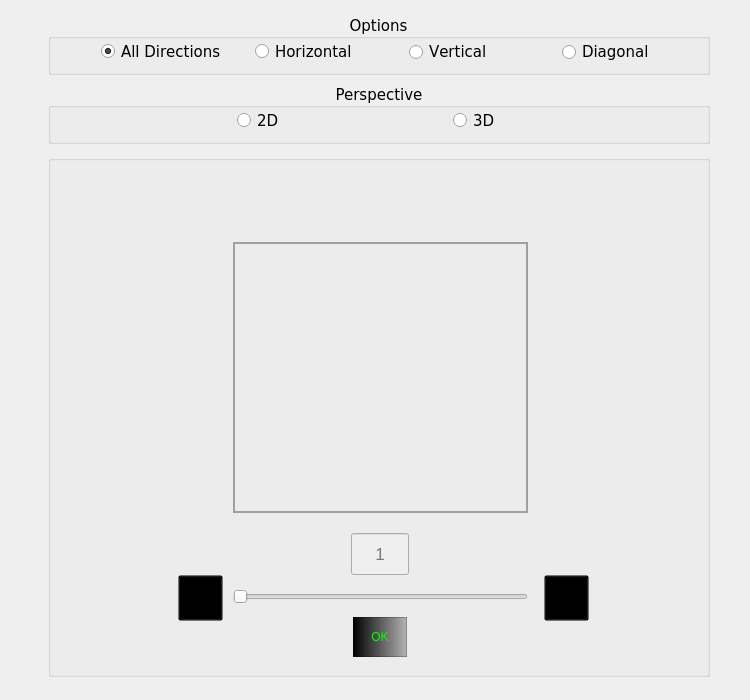
<?xml version="1.0" encoding="UTF-8"?>
<ui version="4.0">
 <class>Form</class>
 <widget class="QWidget" name="Form">
  <property name="geometry">
   <rect>
    <x>0</x>
    <y>0</y>
    <width>750</width>
    <height>700</height>
   </rect>
  </property>
  <property name="minimumSize">
   <size>
    <width>750</width>
    <height>700</height>
   </size>
  </property>
  <property name="maximumSize">
   <size>
    <width>750</width>
    <height>700</height>
   </size>
  </property>
  <property name="windowTitle">
   <string>PPD View</string>
  </property>
  <property name="windowIcon">
   <iconset>
    <normaloff>Icons/ppd_enhanced_colors_supreme-removebg-preview.png</normaloff>Icons/ppd_enhanced_colors_supreme-removebg-preview.png</iconset>
  </property>
  <widget class="QGroupBox" name="groupBox_opt_ppd">
   <property name="geometry">
    <rect>
     <x>48</x>
     <y>15</y>
     <width>662</width>
     <height>60</height>
    </rect>
   </property>
   <property name="font">
    <font>
     <family>Verdana</family>
     <pointsize>11</pointsize>
     <weight>50</weight>
     <italic>false</italic>
     <bold>false</bold>
     <underline>false</underline>
     <strikeout>false</strikeout>
     <kerning>false</kerning>
    </font>
   </property>
   <property name="title">
    <string>Options</string>
   </property>
   <property name="alignment">
    <set>Qt::AlignCenter</set>
   </property>
   <layout class="QHBoxLayout" name="horizontalLayout">
    <property name="spacing">
     <number>9</number>
    </property>
    <property name="leftMargin">
     <number>50</number>
    </property>
    <property name="topMargin">
     <number>0</number>
    </property>
    <property name="rightMargin">
     <number>0</number>
    </property>
    <property name="bottomMargin">
     <number>7</number>
    </property>
    <item>
     <widget class="QRadioButton" name="radioButton_all_directions">
      <property name="styleSheet">
       <string notr="true">border:transparent;</string>
      </property>
      <property name="text">
       <string>All Directions</string>
      </property>
      <property name="checked">
       <bool>true</bool>
      </property>
     </widget>
    </item>
    <item>
     <widget class="QRadioButton" name="radioButton_horizontal">
      <property name="styleSheet">
       <string notr="true">border:transparent;</string>
      </property>
      <property name="text">
       <string>Horizontal</string>
      </property>
     </widget>
    </item>
    <item>
     <widget class="QRadioButton" name="radioButton_vertical">
      <property name="text">
       <string>Vertical</string>
      </property>
     </widget>
    </item>
    <item>
     <widget class="QRadioButton" name="radioButton_diagonal">
      <property name="text">
       <string>Diagonal</string>
      </property>
     </widget>
    </item>
   </layout>
  </widget>
  <widget class="QSlider" name="horizontalSlider_ppd_view">
   <property name="enabled">
    <bool>false</bool>
   </property>
   <property name="geometry">
    <rect>
     <x>233</x>
     <y>586</y>
     <width>295</width>
     <height>22</height>
    </rect>
   </property>
   <property name="orientation">
    <enum>Qt::Horizontal</enum>
   </property>
  </widget>
  <widget class="QGroupBox" name="groupBox_perspect_ppd">
   <property name="geometry">
    <rect>
     <x>48</x>
     <y>84</y>
     <width>662</width>
     <height>60</height>
    </rect>
   </property>
   <property name="font">
    <font>
     <family>Verdana</family>
     <pointsize>11</pointsize>
    </font>
   </property>
   <property name="title">
    <string>Perspective</string>
   </property>
   <property name="alignment">
    <set>Qt::AlignCenter</set>
   </property>
   <widget class="QRadioButton" name="radioButton_2d_perspect_ppd">
    <property name="geometry">
     <rect>
      <x>189</x>
      <y>28</y>
      <width>82</width>
      <height>17</height>
     </rect>
    </property>
    <property name="text">
     <string>2D</string>
    </property>
   </widget>
   <widget class="QRadioButton" name="radioButton_3d_perspect_ppd">
    <property name="geometry">
     <rect>
      <x>405</x>
      <y>28</y>
      <width>82</width>
      <height>17</height>
     </rect>
    </property>
    <property name="text">
     <string>3D</string>
    </property>
   </widget>
  </widget>
  <widget class="QLabel" name="label_ppd_view">
   <property name="geometry">
    <rect>
     <x>233</x>
     <y>242</y>
     <width>295</width>
     <height>271</height>
    </rect>
   </property>
   <property name="styleSheet">
    <string notr="true">border:2px solid rgb(160, 160, 160);</string>
   </property>
   <property name="text">
    <string/>
   </property>
   <property name="scaledContents">
    <bool>true</bool>
   </property>
  </widget>
  <widget class="QLabel" name="label_ppd_view_name">
   <property name="geometry">
    <rect>
     <x>159</x>
     <y>200</y>
     <width>443</width>
     <height>20</height>
    </rect>
   </property>
   <property name="font">
    <font>
     <family>Verdana</family>
     <pointsize>11</pointsize>
    </font>
   </property>
   <property name="text">
    <string/>
   </property>
   <property name="scaledContents">
    <bool>false</bool>
   </property>
   <property name="alignment">
    <set>Qt::AlignCenter</set>
   </property>
  </widget>
  <widget class="QGroupBox" name="groupBox">
   <property name="geometry">
    <rect>
     <x>48</x>
     <y>155</y>
     <width>662</width>
     <height>522</height>
    </rect>
   </property>
   <property name="title">
    <string/>
   </property>
   <widget class="QPushButton" name="pushButton_arrow_left">
    <property name="enabled">
     <bool>false</bool>
    </property>
    <property name="geometry">
     <rect>
      <x>130</x>
      <y>420</y>
      <width>45</width>
      <height>46</height>
     </rect>
    </property>
    <property name="styleSheet">
     <string notr="true">QPushButton{
	background-position:center-low;
	background-color:transparent;
}

QPushButton:hover{
	background-color: rgb(255, 255, 255);
	border:2px solid rgb(0, 0, 255);
}

QPushButton:pressed{
	background-color: rgb(205, 239, 255);
}</string>
    </property>
    <property name="text">
     <string/>
    </property>
    <property name="icon">
     <iconset>
      <normaloff>Icons/left_arrow (1).png</normaloff>Icons/left_arrow (1).png</iconset>
    </property>
    <property name="iconSize">
     <size>
      <width>45</width>
      <height>42</height>
     </size>
    </property>
   </widget>
   <widget class="QPushButton" name="pushButton_arrow_right">
    <property name="enabled">
     <bool>false</bool>
    </property>
    <property name="geometry">
     <rect>
      <x>496</x>
      <y>420</y>
      <width>45</width>
      <height>46</height>
     </rect>
    </property>
    <property name="styleSheet">
     <string notr="true">QPushButton{
	background-position:center-low;
	background-color:transparent;
}

QPushButton:hover{
	background-color: rgb(255, 255, 255);
	border:2px solid rgb(0, 0, 255);
}

QPushButton:pressed{
	background-color: rgb(205, 239, 255);
}</string>
    </property>
    <property name="text">
     <string/>
    </property>
    <property name="icon">
     <iconset>
      <normaloff>Icons/right_arrow (1).png</normaloff>Icons/right_arrow (1).png</iconset>
    </property>
    <property name="iconSize">
     <size>
      <width>45</width>
      <height>42</height>
     </size>
    </property>
   </widget>
   <widget class="QLineEdit" name="lineEdit_ppd_view">
    <property name="enabled">
     <bool>false</bool>
    </property>
    <property name="geometry">
     <rect>
      <x>303</x>
      <y>378</y>
      <width>58</width>
      <height>42</height>
     </rect>
    </property>
    <property name="font">
     <font>
      <pointsize>13</pointsize>
     </font>
    </property>
    <property name="alignment">
     <set>Qt::AlignCenter</set>
    </property>
    <property name="placeholderText">
     <string>1</string>
    </property>
   </widget>
  </widget>
  <widget class="QPushButton" name="btn_ok_ppd_view">
   <property name="geometry">
    <rect>
     <x>353</x>
     <y>617</y>
     <width>54</width>
     <height>40</height>
    </rect>
   </property>
   <property name="styleSheet">
    <string notr="true">QPushButton{
	font: 75 11pt &quot;Verdana&quot;;
	color: rgb(0, 255, 0);
	border:1px solid rgb(0, 0, 0, 60);
	background-color: qlineargradient(spread:pad, x1:0, y1:0, x2:1, y2:0, stop:0 rgba(0, 0, 0, 255), stop:1 rgba(0, 0, 0, 60));
	
}

QPushButton:hover{
	
	color: rgb(0, 0, 0);
	background-color: rgb(0, 152, 0);
}
</string>
   </property>
   <property name="text">
    <string>OK</string>
   </property>
  </widget>
  <zorder>groupBox</zorder>
  <zorder>groupBox_opt_ppd</zorder>
  <zorder>horizontalSlider_ppd_view</zorder>
  <zorder>groupBox_perspect_ppd</zorder>
  <zorder>label_ppd_view</zorder>
  <zorder>label_ppd_view_name</zorder>
  <zorder>btn_ok_ppd_view</zorder>
 </widget>
 <resources/>
 <connections/>
</ui>
